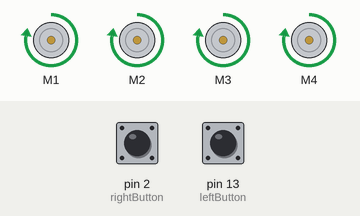
This sketch was run on a simulated Arduino Uno, built with avr-gcc and run on an emulated ATmega328P. Parts: 4 × DC motor (green arrow = forward, orange = backward, longer = faster). The test bench sets the inputs (shaded band); at power-on: pin 2 (rightButton) LOW, pin 13 (leftButton) LOW.

Above: at 1.2 s.
1.3 s: pin 2 (rightButton) pulled HIGH for 0.15 s
At 2.1 s:
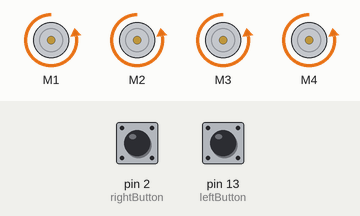
4.4 s: pin 13 (leftButton) pulled HIGH for 3.2 s
At 6.2 s:
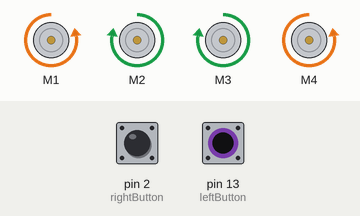
9.9 s: pin 13 (leftButton) pulled HIGH for 0.15 s
At 11.7 s:
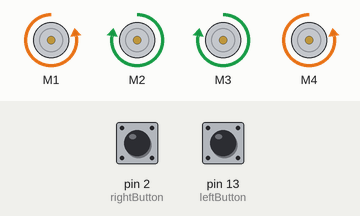
13.0 s: pin 13 (leftButton) pulled HIGH for 1 s
At 16.1 s:
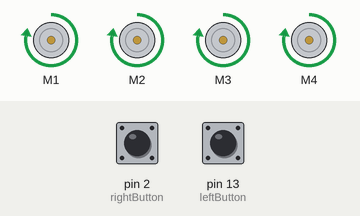
Timing chart, 0 to 17.5 s (numbered marks = the images above; inputs shaded):
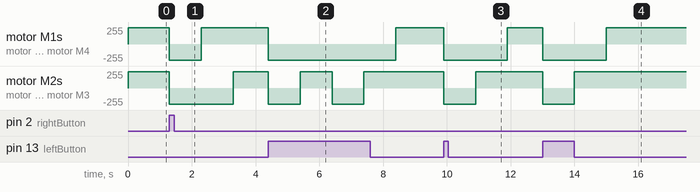

Measured:
- after the input at 1.3 s, motor M1, motor M4: forward 244/255 → backward 244/255 at once, → forward 244/255 1.0 s later; motor M2, motor M3: forward 244/255 → backward 244/255 at once, → forward 244/255 2.0 s later
- after the input at 4.4 s, motor M1, motor M4: forward 244/255 → backward 244/255 at once, → forward 244/255 4.0 s later; motor M2, motor M3: alternates forward 244/255 for 1.0 s and backward 244/255 for 1.0 s, 4 changes in all, then stays forward 244/255, starting at once
- after the input at 9.9 s, motor M1, motor M4: forward 244/255 → backward 244/255 at once, → forward 244/255 2.0 s later; motor M2, motor M3: forward 244/255 → backward 244/255 at once, → forward 244/255 1.0 s later
- after the input at 13.0 s, motor M1, motor M4: forward 244/255 → backward 244/255 at once, → forward 244/255 2.0 s later; motor M2, motor M3: forward 244/255 → backward 244/255 at once, → forward 244/255 1.0 s later

The sketch:

drivingRobot2.0.ino
```cpp
/*
Travis Wentz
 Driving Robot version 2.0 includes AFMotor library for funduino motor controller
 */

#include <AFMotor.h>

int rightButtonState = 0;
int leftButtonState = 0;
// attach right button to pin 2
int rightButton = 2;
// attach left button to pin 13
int leftButton = 13;

//setting each motor
AF_DCMotor rightFront(1);
AF_DCMotor leftFront(2);
AF_DCMotor leftBack(3);
AF_DCMotor rightBack(4);

void setup() {
  //buttons will give input
  pinMode(rightButton, INPUT);
  pinMode(leftButton, INPUT);

  // Turn on all 4 motors
  rightFront.setSpeed(500);
  rightFront.run(RELEASE);
  leftFront.setSpeed(500);
  leftFront.run(RELEASE);
  leftBack.setSpeed(500);
  leftBack.run(RELEASE);
  rightBack.setSpeed(500);
  rightBack.run(RELEASE);
}


void loop() {
  //delay(100000);
  rightFront.run(FORWARD);
  leftFront.run(FORWARD);
  leftBack.run(FORWARD);
  rightBack.run(FORWARD);

  //if right button is bumped, reverse, turn left and go forward
  //if left button is bumped, reverse, turn right and go forward
  rightButtonState = digitalRead(rightButton);
  leftButtonState = digitalRead(leftButton);
  if(rightButtonState == HIGH){
    rightFront.run(BACKWARD);
    leftFront.run(BACKWARD);
    leftBack.run(BACKWARD);
    rightBack.run(BACKWARD);
    delay(1000);
    rightFront.run(FORWARD);
    rightBack.run(FORWARD);
    leftFront.run(BACKWARD);
    leftBack.run(BACKWARD);
    delay(1000);
  }
  else if(leftButtonState == HIGH){
    rightFront.run(BACKWARD);
    leftFront.run(BACKWARD);
    leftBack.run(BACKWARD);
    rightBack.run(BACKWARD);
    delay(1000);
    rightFront.run(BACKWARD);
    rightBack.run(BACKWARD);
    leftFront.run(FORWARD);
    leftBack.run(FORWARD);
    delay(1000);
  }
}
```
